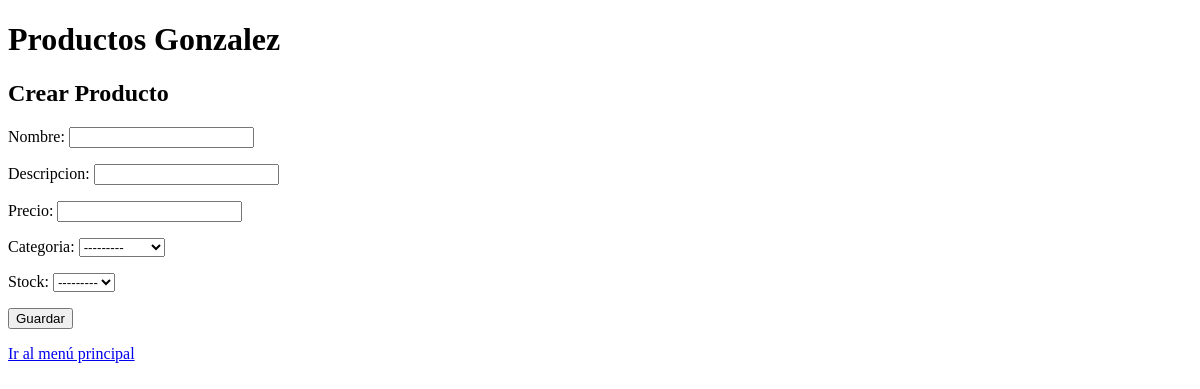
The app's page /producto/crear_producto/, older data.
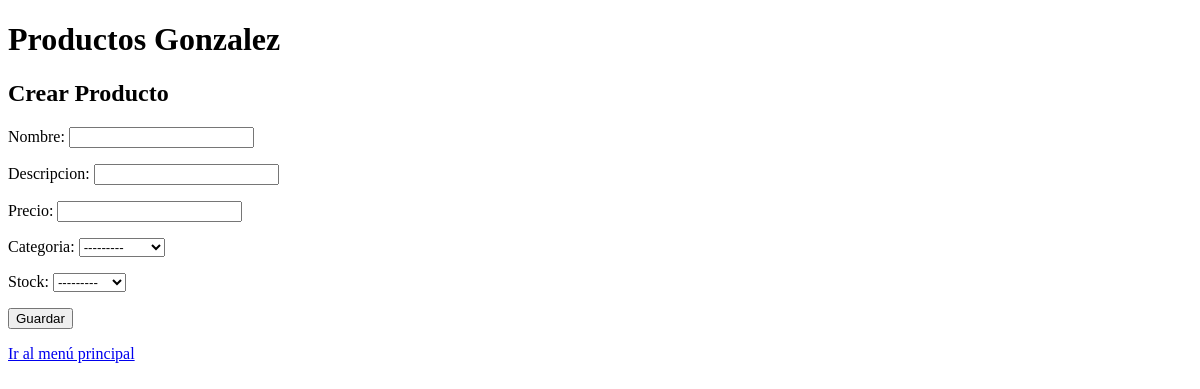
The same page, newer data.
### producto/models.py (models this page shows)
class Stock(models.Model):
    stock = models.CharField(max_length=15)
    def __str__(self) -> str:
        return self.stock

### producto/views.py (the view)
# urls.py: path("crear_producto/", views.crear_producto, name="crear_producto"),
def crear_producto(request):
    if request.method == "POST":
        form = forms.ProductoForm(request.POST)
        if form.is_valid():
            form.save()
            return redirect("producto:index")
    else:
        form = forms.ProductoForm()
    return render(request, "producto/crear_producto.html", {"form": form})

### producto/forms.py
class ProductoForm(forms.ModelForm):
    class Meta:
        model = models.Producto
        fields = ["nombre", "descripcion", "precio", "categoria", "stock"]

### producto/models.py (called while the page is built)
    def __str__(self) -> str:
        return self.nombre

### producto/templates/producto/crear_producto.html (shortened to what this page needs)
{% extends 'home/base.html' %}
{% block title %}
    <h2>Crear Producto</h2>
{% endblock title %}
{% block content %}
    <form action="" method="post">
        {{ form.as_p }}
        <button type="submit">Guardar</button>
    </form>
    <p><a href="{% url 'home:index' %}">Ir al menú principal</a></p>
{% endblock content %}

Row changes from the older to the newer data that the page shows:
added Stock: stock "---------"
Text that changed along with them:
form field stock: "---------" → (not shown)
